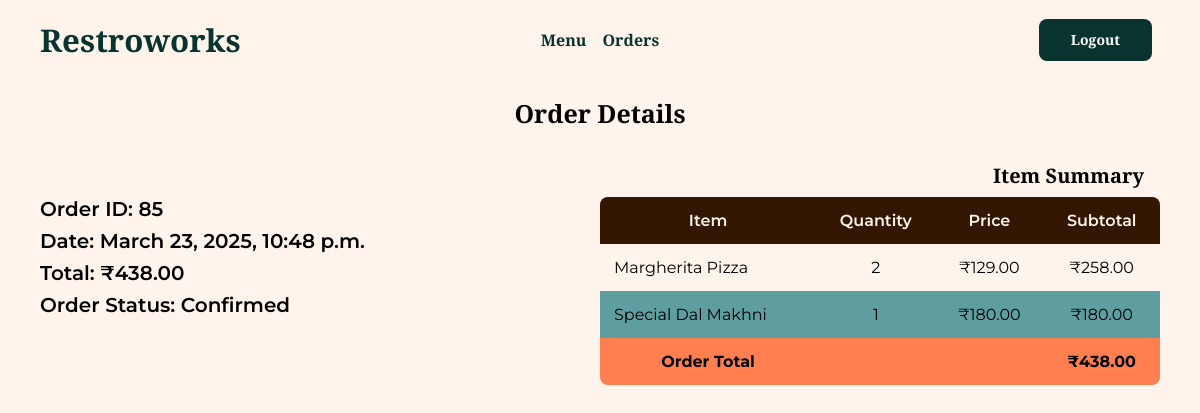
Page /orders/view/85 (signed in) on the committed database.
### orders/models.py (models this page shows, shortened)
class Order(models.Model):
    customer = models.ForeignKey(
        Customer, on_delete=models.CASCADE, related_name="orders"
    )
    status = models.IntegerField(choices=STATUS_CHOICES, default=1)
    total_price = models.DecimalField(max_digits=10, decimal_places=2, default=0.00)
    created_at = models.DateTimeField(auto_now_add=True)
    updated_at = models.DateTimeField(auto_now=True)

class OrderItem(models.Model):
    order = models.ForeignKey(Order, on_delete=models.CASCADE, related_name="items")
    menu_item = models.ForeignKey(MenuItem, on_delete=models.CASCADE)
    quantity = models.IntegerField()
    price = models.DecimalField(max_digits=10, decimal_places=2, default=0.00)
    def total_price(self):
        return self.quantity * self.price

### menu/models.py (models this page shows)
class MenuItem(models.Model):
    name = models.CharField(max_length=100)
    description = models.TextField(max_length=500)
    image = models.ImageField(
        upload_to="menu/menu_items/",
        validators=[validate_image],
        help_text="Please upload an image with equal height and width.",
        null=True,
        blank=True,
        default="menu/default.png",
    )
    rating = models.FloatField(default=0.0, blank=True)
    price = models.DecimalField(max_digits=10, decimal_places=2)
    created_at = models.DateTimeField(auto_now_add=True)
    updated_at = models.DateTimeField(auto_now=True)  # to track item changes
    def __str__(self):
        return f"{self.name}"

### orders/views.py (the view)
class OrderDetailView(DetailView):
    template_name = "order_details.html"
    model = Order
    context_object_name = "order"

### orders/templates/order_details.html (shortened to what this page needs)
{% extends "base.html" %}
{% block content %}
<div class='heading'>
    <h4>Order Details</h4>
</div>
<div class='subheading'>
    <h5>Item Summary</h5>
</div>
<div class="order-details">
    <div class="overview">
        <h5>Order ID: {{ order.id }}</h5>
        <h5>Date: {{ order.created_at }}</h5>
        <h5>Total: ₹{{ order.total_price }}</h5>
        <h5>Order Status: {{ order.get_status_display }}</h5>
    </div>
    <div class="summary-table-holder">
        <table class="query-table menu-item-table">
            <thead>
                <tr>
                    <th>Item</th>
                    <th>Quantity</th>
                    <th>Price</th>
                    <th>Subtotal</th>
                </tr>
            </thead>
            <tbody>
                {% for item in order.items.all %}
                <tr>
                    <td class="menu-item-name">{{ item.menu_item }}</td>
                    <td>{{ item.quantity }}</td>
                    <td>₹{{ item.price }}</td>
                    <td>₹{{ item.total_price }}</td>
                </tr>
                {% endfor %}
                <tr>
                    <td><strong>Order Total</strong></td>
                    <td></td>
                    <td></td>
                    <td><strong>₹{{ order.total_price }}</strong></td>
                </tr>
            </tbody>
        </table>
    </div>
</div>
{% endblock content %}

### static/css/styles.css (style rules this page uses)
* { margin: 0; padding: 0; box-sizing: border-box; }
:root { --text: #09332e; --background: #fff4eb; --primary: #09332e; --secondary: #331702; --accent: #167a6d; --secondary-accent: #7d3804; }
body { font-family: "Montserrat"; font-weight: 400; background-color: var(--background); }
h1, h2, h3, h4, h5 { font-family: "Libre Baskerville"; font-weight: 700; }
html { font-size: 100%; }
h4 { font-size: 1.563rem; }
h5 { font-size: 1.25rem; }
.query-table { min-width: 100%; border-collapse: collapse; }
.query-table th:first-child { border-radius: 8px 0 0 0; }
.query-table th:last-child { border-radius: 0 8px 0 0; }
.query-table th { background-color: var(--secondary); padding: 14px; color: var(--background); font-weight: 600; }
.query-table tr:nth-child(even) { background-color: cadetblue; }
.query-table tr:last-child td:first-child { border-radius: 0 0 0 8px; }
.query-table tr:last-child td:last-child { border-radius: 0 0 8px 0; }
.query-table td { text-align: center; padding: 14px; }
.order-details { display: flex; align-items: flex-start; justify-content: space-between; width: 100%; }
.summary-table-holder { width: 50%; }
td.menu-item-name { text-align: left; }
.menu-item-table tr:last-child { background-color: coral; }
.overview { display: flex; justify-content: center; flex-direction: column; gap: 8px; }
.overview h5 { font-family: "Montserrat"; font-weight: 600; }
.heading { display: flex; width: 100%; margin-bottom: 2rem; align-items: center; justify-content: center; }
.heading h4 { font-weight: 600; }
.subheading { display: flex; width: 100%; margin-bottom: 8px; align-items: center; justify-content: flex-end; padding-right: 1rem; }

### rows in the picture
Order: id "85", created_at "March 23, 2025, 10:48 p.m.", total_price "438.00", status "Confirmed"
OrderItem: menu_item "Margherita Pizza", quantity "2", price "129.00", total_price "258.00"
OrderItem: menu_item "Special Dal Makhni", quantity "1", price "180.00", total_price "180.00"

### other values in the picture
{{ title }} "Restroworks"
{{ button_text }} "Logout"
